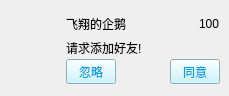
<?xml version="1.0" encoding="UTF-8"?>
<ui version="4.0">
 <class>NoticeItem</class>
 <widget class="QWidget" name="NoticeItem">
  <property name="geometry">
   <rect>
    <x>0</x>
    <y>0</y>
    <width>229</width>
    <height>96</height>
   </rect>
  </property>
  <property name="windowTitle">
   <string>Form</string>
  </property>
  <property name="styleSheet">
   <string notr="true">padding:0px;</string>
  </property>
  <layout class="QVBoxLayout" name="verticalLayout_2">
   <property name="leftMargin">
    <number>0</number>
   </property>
   <property name="topMargin">
    <number>0</number>
   </property>
   <property name="rightMargin">
    <number>0</number>
   </property>
   <property name="bottomMargin">
    <number>0</number>
   </property>
   <item>
    <widget class="QWidget" name="litter_main" native="true">
     <property name="styleSheet">
      <string notr="true"/>
     </property>
     <layout class="QHBoxLayout" name="horizontalLayout">
      <property name="spacing">
       <number>6</number>
      </property>
      <property name="leftMargin">
       <number>12</number>
      </property>
      <property name="topMargin">
       <number>6</number>
      </property>
      <property name="bottomMargin">
       <number>6</number>
      </property>
      <item>
       <widget class="QLabel" name="label_pic">
        <property name="minimumSize">
         <size>
          <width>42</width>
          <height>42</height>
         </size>
        </property>
        <property name="maximumSize">
         <size>
          <width>42</width>
          <height>42</height>
         </size>
        </property>
        <property name="text">
         <string/>
        </property>
        <property name="pixmap">
         <pixmap resource="../../rs/rs.qrc">:/sys/img/sf.jpg</pixmap>
        </property>
        <property name="scaledContents">
         <bool>true</bool>
        </property>
       </widget>
      </item>
      <item>
       <widget class="QWidget" name="widget" native="true">
        <layout class="QVBoxLayout" name="verticalLayout">
         <property name="spacing">
          <number>0</number>
         </property>
         <property name="leftMargin">
          <number>6</number>
         </property>
         <property name="topMargin">
          <number>6</number>
         </property>
         <property name="rightMargin">
          <number>0</number>
         </property>
         <property name="bottomMargin">
          <number>6</number>
         </property>
         <item>
          <layout class="QHBoxLayout" name="horizontalLayout_3">
           <item>
            <widget class="QLabel" name="label_name">
             <property name="text">
              <string>飞翔的企鹅</string>
             </property>
            </widget>
           </item>
           <item>
            <spacer name="horizontalSpacer_2">
             <property name="orientation">
              <enum>Qt::Horizontal</enum>
             </property>
             <property name="sizeHint" stdset="0">
              <size>
               <width>40</width>
               <height>20</height>
              </size>
             </property>
            </spacer>
           </item>
           <item>
            <widget class="QLabel" name="label_id">
             <property name="text">
              <string>100</string>
             </property>
            </widget>
           </item>
          </layout>
         </item>
         <item>
          <widget class="QLabel" name="label_eg">
           <property name="text">
            <string>请求添加好友!</string>
           </property>
          </widget>
         </item>
         <item>
          <layout class="QHBoxLayout" name="horizontalLayout_2">
           <item>
            <widget class="QPushButton" name="pushButto_ig">
             <property name="minimumSize">
              <size>
               <width>50</width>
               <height>25</height>
              </size>
             </property>
             <property name="maximumSize">
              <size>
               <width>50</width>
               <height>25</height>
              </size>
             </property>
             <property name="styleSheet">
              <string notr="true">background-color: rgb(190, 244, 255);
color: #09A3DC;</string>
             </property>
             <property name="text">
              <string>忽略</string>
             </property>
            </widget>
           </item>
           <item>
            <spacer name="horizontalSpacer">
             <property name="orientation">
              <enum>Qt::Horizontal</enum>
             </property>
             <property name="sizeHint" stdset="0">
              <size>
               <width>40</width>
               <height>20</height>
              </size>
             </property>
            </spacer>
           </item>
           <item>
            <widget class="QPushButton" name="pushButton_ok">
             <property name="minimumSize">
              <size>
               <width>50</width>
               <height>25</height>
              </size>
             </property>
             <property name="maximumSize">
              <size>
               <width>50</width>
               <height>25</height>
              </size>
             </property>
             <property name="styleSheet">
              <string notr="true">background-color: rgb(190, 244, 255);
color: #09A3DC;</string>
             </property>
             <property name="text">
              <string>同意</string>
             </property>
            </widget>
           </item>
          </layout>
         </item>
        </layout>
       </widget>
      </item>
     </layout>
    </widget>
   </item>
  </layout>
 </widget>
 <resources>
  <include location="../../rs/rs.qrc"/>
 </resources>
 <connections/>
</ui>
